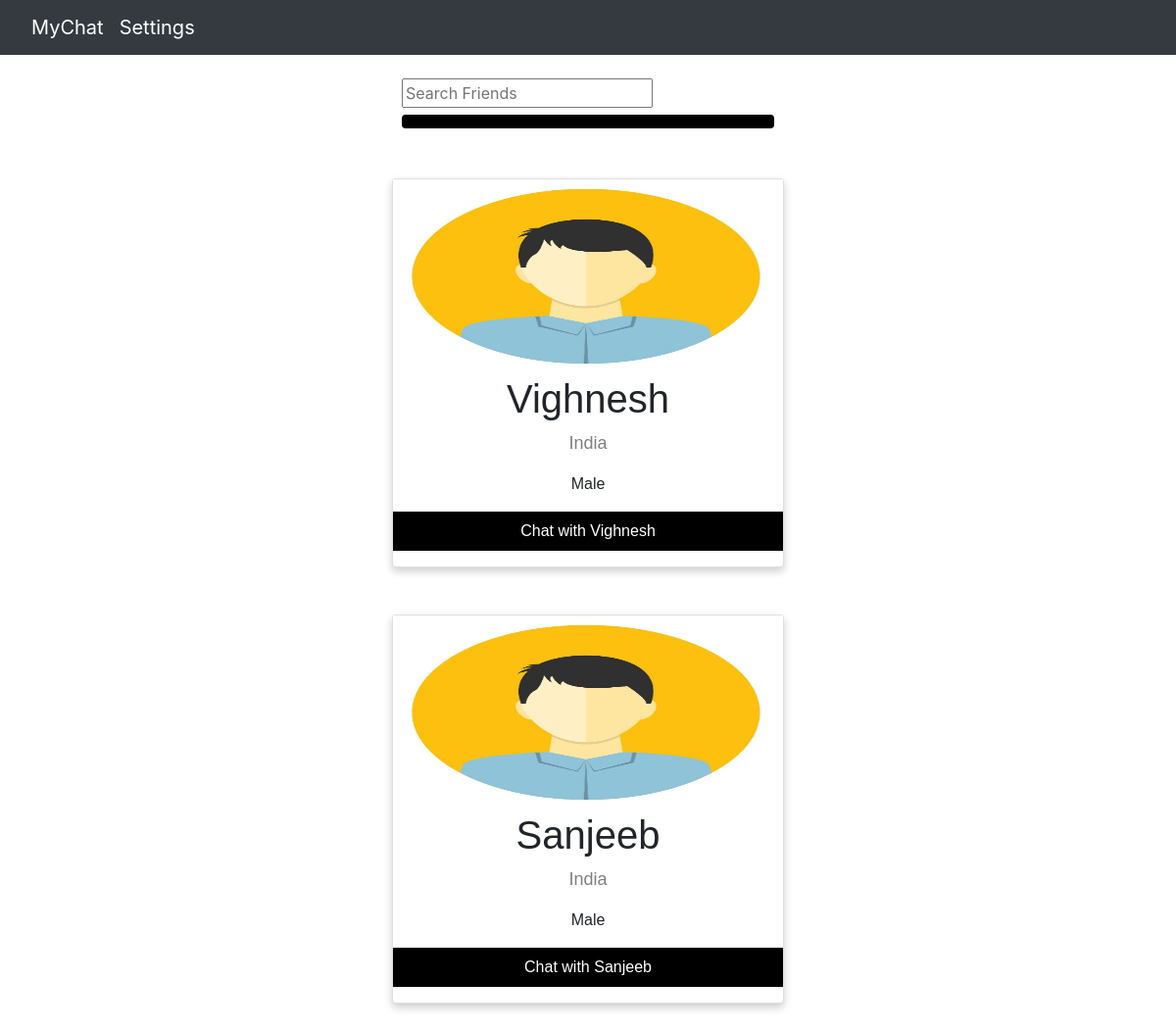
/include/find_friends.php (signed in), run on the app's committed database.
### tables this page shows
CREATE TABLE `users` (
  `user_id` int(11) NOT NULL,
  `user_name` varchar(100) NOT NULL,
  `user_pass` varchar(100) NOT NULL,
  `user_email` varchar(100) NOT NULL,
  `user_profile` varchar(255) NOT NULL,
  `user_country` text NOT NULL,
  `user_gender` text NOT NULL,
  `forgotten_answer` varchar(100) NOT NULL,
  `log_in` varchar(7) NOT NULL
);

### include/find_friends_function.php (the view, shortened to what this page needs)
<?php
    $con = mysqli_connect("localhost", "root", "", "chatproject") or die ("Connection was not established");
    function search_user(){
        global  $con;
        if(isset($_GET['search_btn'])){
            $search_query = htmlentities($_GET['search_query']);
            $get_user = "select * from users where user_name like '%search_query%' or user_country like '%search_query%'";
        }
        else{
            $get_user = "SELECT * FROM USERS order by user_country, user_name DESC LIMIT 5";
        }
        $run_user = mysqli_query($con, $get_user);
        while($row_user =mysqli_fetch_array($run_user)){
            $user_name = $row_user['user_name'];
            $user_profile = $row_user['user_profile'];
            $country = $row_user['user_country'];
            $gender = $row_user['user_gender'];
            echo"
            <div class='card'>
                <img src='../$user_profile'>
                <h1>$user_name</h1>
                <p class='title'>$country</p>
                <p>$gender</p>
                <form ethod='post'>
                    <p><button name='add'>Chat with $user_name</button></p>
                </form>
            </div><br><br>
            ";
        }
    }
?>

### include/find_friends.php (shortened to what this page needs)
<!DOCTYPE html>
<?php
    include("find_friends_function.php");
    if(!isset($_SESSION['user_email'])){
        header("location: signin.php");
    }
    else{
?>
<html lang="en">
<head>
    <link href="../css/find_people.css" rel="stylesheet" type="text/css">
    <link rel="stylesheet" href="http://maxcdn.bootstrapcdn.com/bootstrap/4.1.3/css/bootstrap.min.css">
</head>
<body>
    <nav class="navbar navbar-expand-sm bg-dark navbar-dark">
        <a class="navbar-brand" href="#">
            <?php
                $user = $_SESSION['user_email'];
                $get_user = "select * from users where user_email='$user'";
                $run_user = mysqli_query($con, $get_user);
                $row = mysqli_fetch_array($run_user);
                $user_name = $row['user_name'];
                echo " <a class= 'navbar-brand' href='../home.php?user_name=$user_name'>MyChat</a>";
            ?>
        </a>
        <ul class="navbar-nav">
            <li><a style="color: white; text-decoration: none; font-size: 20px;" href="../account_settings.php">Settings</a></li>
        </ul>
    </nav>
    <br>
    <div class="row">
        <div class="col-sm-4">
        </div>
        <div class="col-sm-4">
            <form class="search_form" action="">
                <input type="text" name="search_query" placeholder="Search Friends" autocomplete="off" required>
                <button class="btn" type="submit" name="search_btn"></button>
            </form>
        </div>
        <div class="col-sm-4">
        </div>
    </div><br><br>
    <?php search_user(); ?>
</body>
</html>
<?php } ?>

### css/find_people.css (style rules this page uses)
body { overflow-x: hidden; }
.card { box-shadow: 0 4px 8px 0 rgba(0, 0, 0, 0.2); max-width: 400px; margin: auto; text-align: center; font-family: arial; }
.card img { height: 200px; }
.title { color: grey; font-size: 18px; }
button { border: none; outline: 0; display: inline block; padding: 8px; color: white; background-color: #000; text-align: center; cursor: pointer; width: 100%; font-size: 18px; }
a { text-decoration: none; font-size: 22px; color: #000; }

### data on the page
users: user_profile (picture), user_name "Vighnesh", user_country "India", user_gender "Male"
users: user_profile (picture), user_name "Sanjeeb", user_country "India", user_gender "Male"
